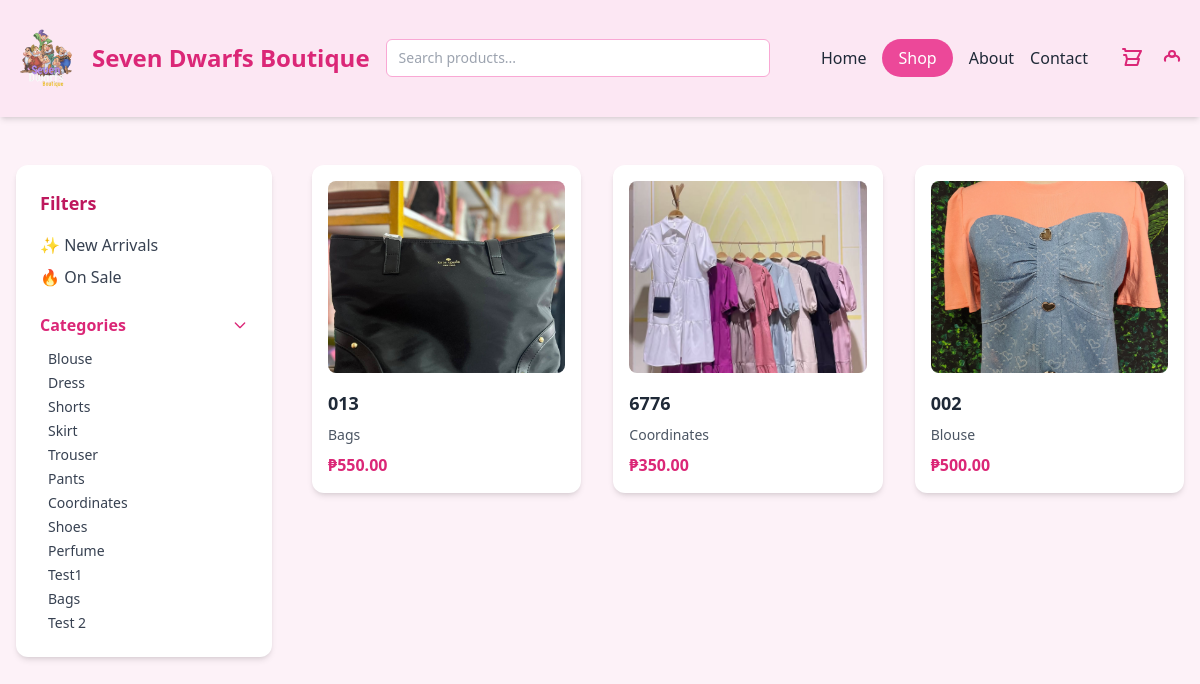
Before: /customerside/shop.php with the older database file.
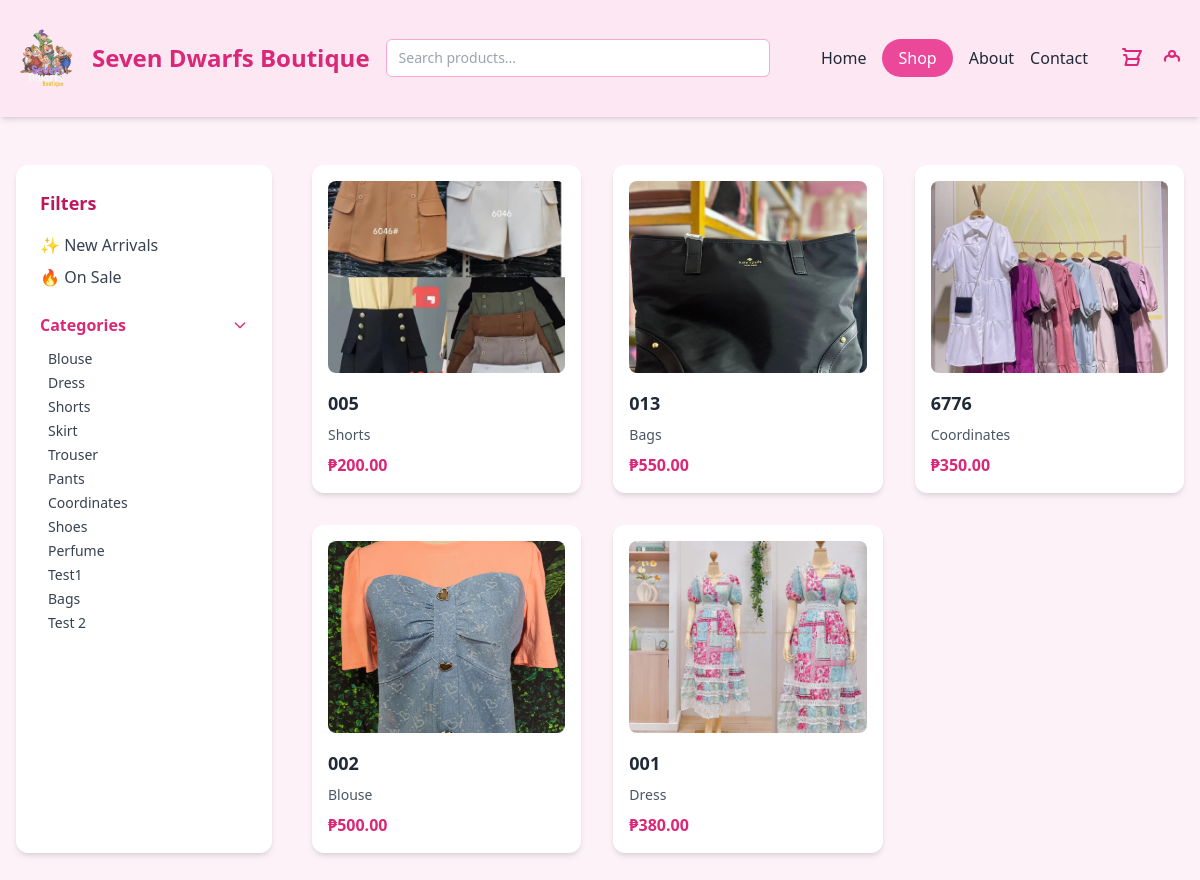
After: the same page with the newer database file.
### tables this page shows
CREATE TABLE `products` (
  `product_id` int(11) NOT NULL,
  `product_name` varchar(255) DEFAULT NULL,
  `description` text DEFAULT NULL,
  `price_id` int(11) DEFAULT NULL,
  `stocks` int(11) DEFAULT NULL,
  `category_id` int(11) DEFAULT NULL,
  `image_url` text DEFAULT NULL,
  `created_at` timestamp NOT NULL DEFAULT current_timestamp(),
  `supplier_id` int(11) DEFAULT NULL,
  `supplier_price` decimal(10,2) NOT NULL,
  `revenue` decimal(10,2) GENERATED ALWAYS AS (`price_id` - `supplier_price`) STORED,
  `sizes` varchar(255) DEFAULT NULL,
  `colors` varchar(255) DEFAULT NULL
);

CREATE TABLE `categories` (
  `category_id` int(11) NOT NULL,
  `category_code` varchar(10) DEFAULT NULL,
  `category_name` varchar(100) NOT NULL
);

### customerside/shop.php (the view, shortened to what the changed rows need)
<?php
$conn = new mysqli("localhost", "root", "", "dbms");
$categories = [];
$sql = "SELECT category_name FROM categories";
$result = mysqli_query($conn, $sql);
if ($result && mysqli_num_rows($result) > 0) {
    while ($row = mysqli_fetch_assoc($result)) {
        $categories[] = $row['category_name'];
    }
} else {
}
$selectedCategory = isset($_GET['category']) ? $_GET['category'] : null;
$sort = isset($_GET['sort']) ? $_GET['sort'] : 'latest';
$sql = "SELECT p.product_name, p.description, p.price_id AS price, p.image_url, c.category_name, p.product_id
FROM products p
JOIN categories c ON p.category_id = c.category_id
WHERE p.stocks > 0";
switch ($sort) {
default:
$sql .= " ORDER BY p.product_id DESC";
}
$stmt = $conn->prepare($sql);
$stmt->execute();
$result = $stmt->get_result();
?>
<!DOCTYPE html>
<html lang="en">
<head>
  <script src="https://cdn.tailwindcss.com"></script>
</head>
<body class="bg-pink-50 text-gray-800" x-data="{ showLogin: false, showSignup: false, cartCount: 0 }" @keydown.escape.window="showLogin = false; showSignup = false">
  <nav class="bg-pink-100 shadow-md">
    <div class="max-w-7xl mx-auto px-4 py-4 flex flex-wrap items-center justify-between gap-4">
      <div class="flex flex-1 items-center gap-4">
        <h1 class="text-2xl font-bold text-pink-600 whitespace-nowrap">Seven Dwarfs Boutique</h1>
      </div>
</nav>
<section class="max-w-7xl mx-auto px-4 py-12 flex gap-10">
  <aside class="w-64 bg-white rounded-xl shadow-md p-6">
    <div class="mt-6">
      <ul class="mt-3 pl-2 text-sm text-gray-700 space-y-1">
        <?php foreach ($categories as $cat): ?>
          <li>
            <a href="shop.php?category=<?= urlencode($cat) ?>"
              class="<?= $selectedCategory === $cat ? 'text-pink-600 font-semibold' : 'hover:text-pink-500' ?>">
              <?= $cat ?>
            </a>
          </li>
        <?php endforeach; ?>
      </ul>
    </div>
  </aside>
  <div class="flex-1">
    <div class="grid grid-cols-1 sm:grid-cols-2 md:grid-cols-3 gap-8">
      <?php if ($result && $result->num_rows > 0): ?>
        <?php while ($product = $result->fetch_assoc()): ?>
          <div class="bg-white rounded-xl shadow-md p-4 transform transition-transform duration-300 hover:scale-105 hover:-translate-y-2 hover:shadow-lg">
            <a href="product_detail.php?product_id=<?php echo $product['product_id']; ?>" class="block">
              <img src="<?php echo $product['image_url']; ?>" alt="<?php echo htmlspecialchars($product['product_name']); ?>" class="w-full h-48 object-cover rounded-lg mb-4">
              <h4 class="text-lg font-semibold"><?php echo htmlspecialchars($product['product_name']); ?></h4>
              <p class="text-sm text-gray-600 mt-2"><?php echo htmlspecialchars($product['category_name']); ?></p>
              <p class="font-semibold text-pink-600 mt-2">₱<?php echo number_format($product['price'], 2); ?></p>
            </a>
          </div>
        <?php endwhile; ?>
      <?php else: ?>
        <p class="text-gray-500 text-lg">No products found.</p>
      <?php endif; ?>
    </div>
  </div>
</section>

Changed rows visible on the page:
now on this page (row edited): products: image_url (picture), product_name "005", category.category_name "Shorts", price "200.00"
now on this page (row edited): products: image_url (picture), product_name "001", category.category_name "Dress", price "380.00"
